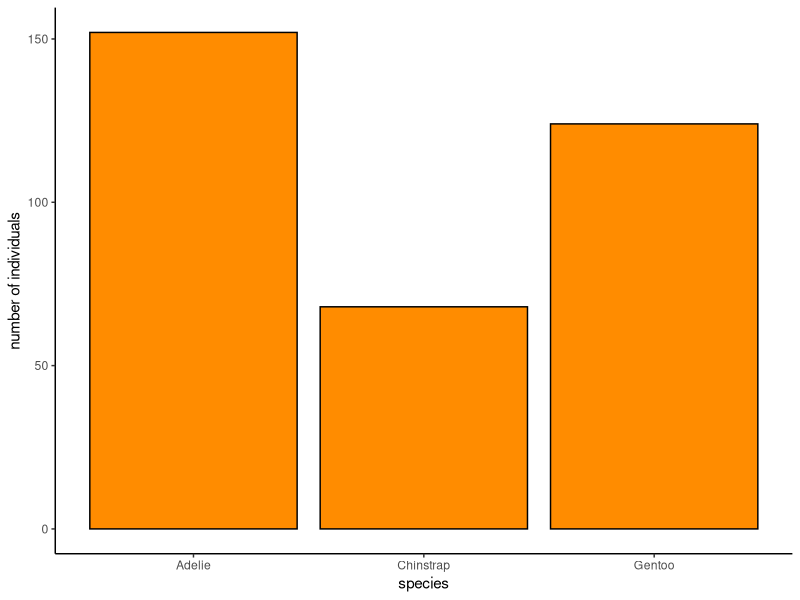
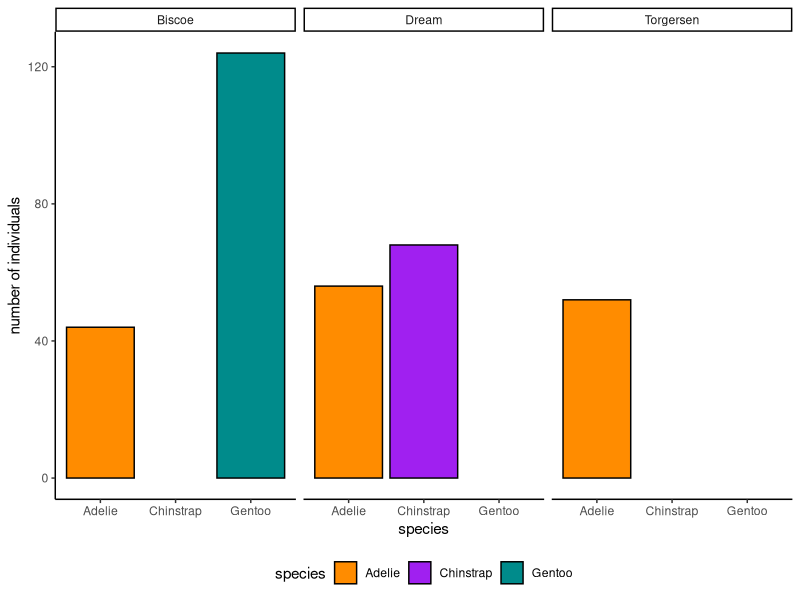
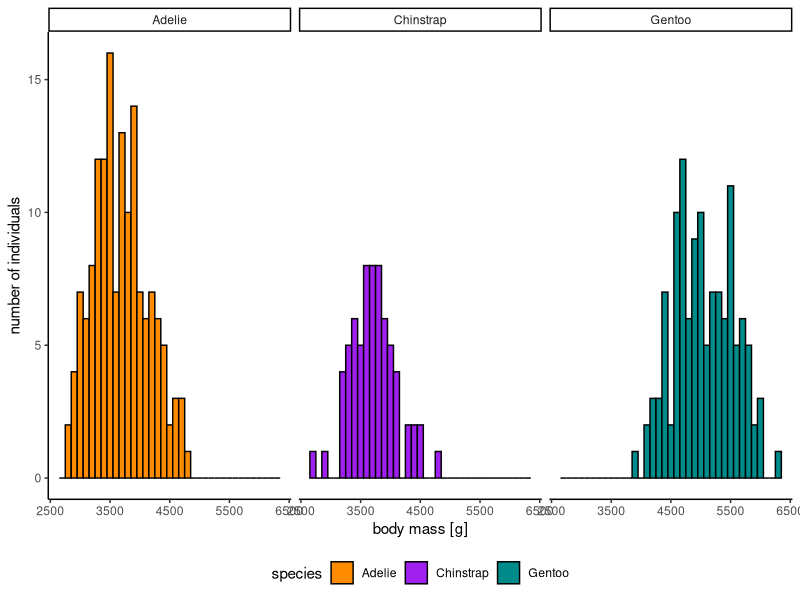
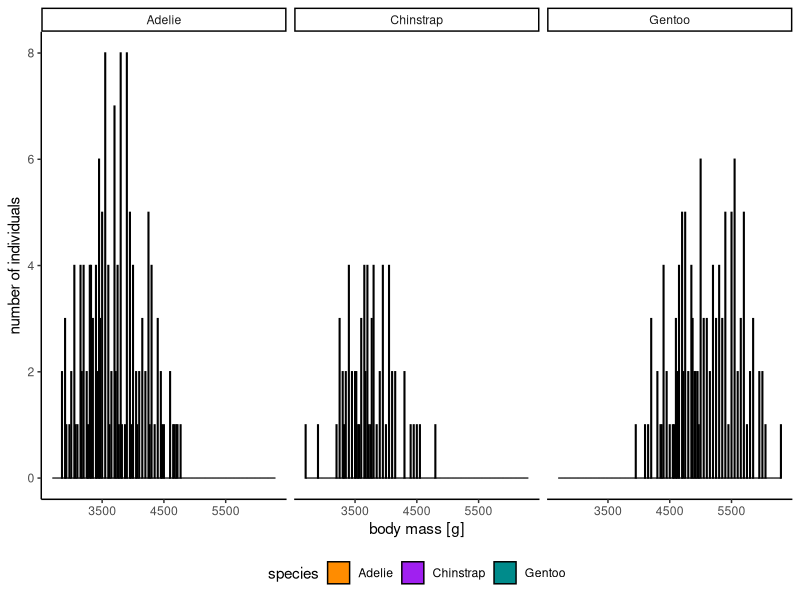
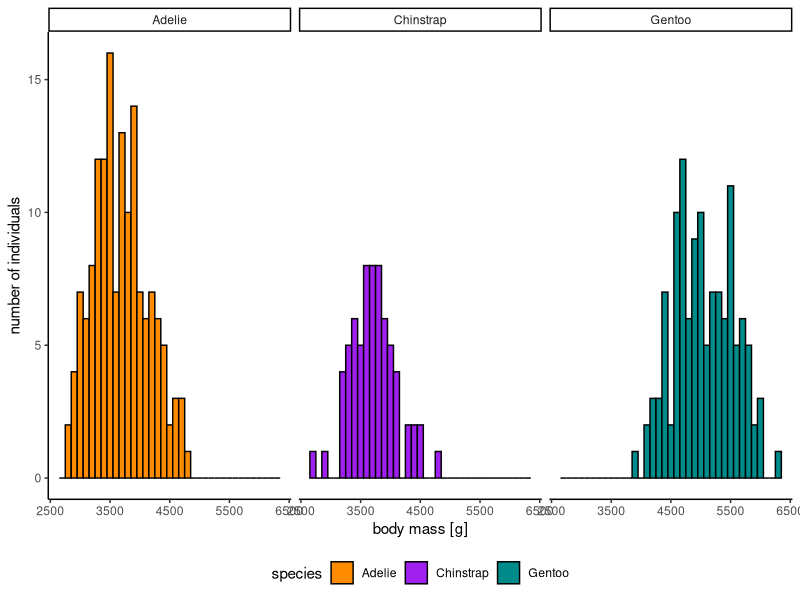
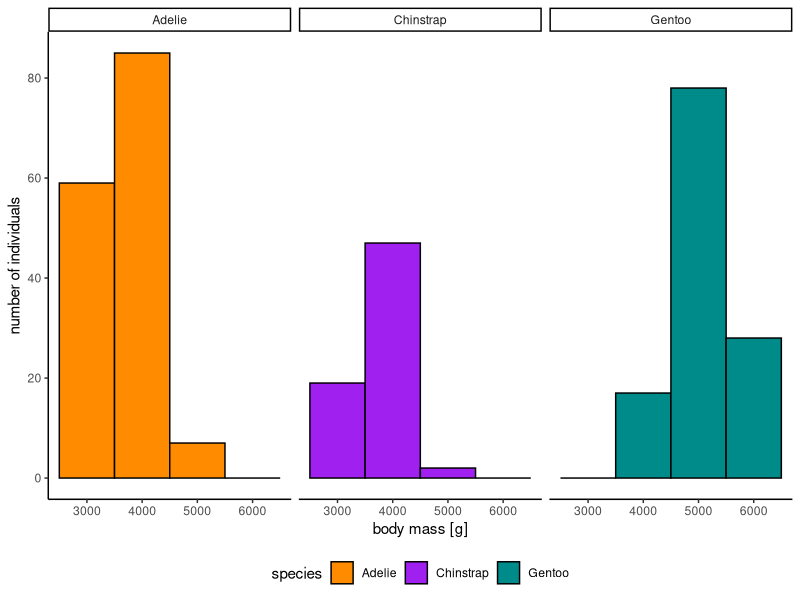
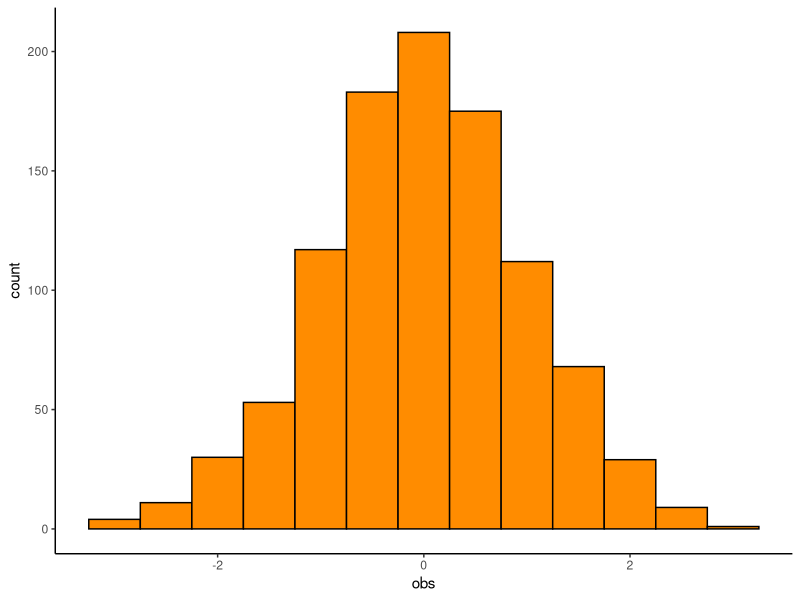
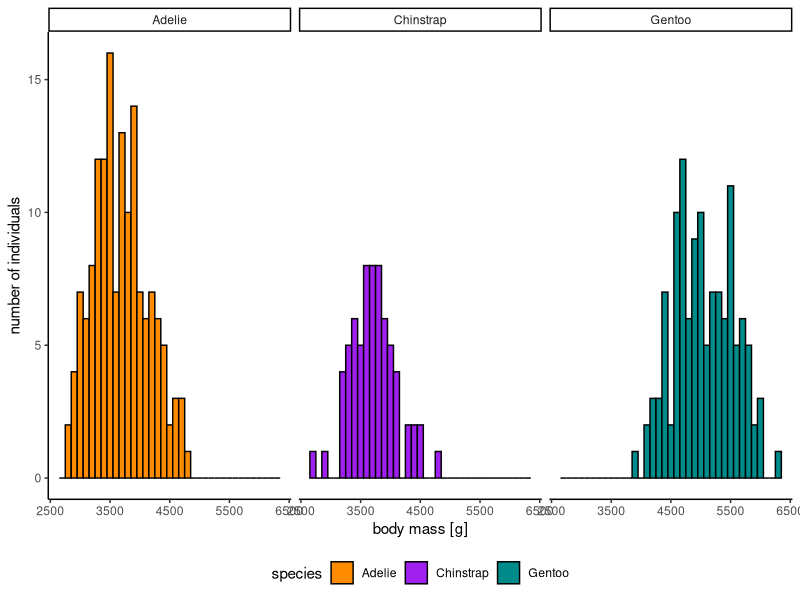

These charts were generated, in order, by the following R code:
## ---- chunk 1
#| label: set-up
#| include: false

# set options
knitr::opts_chunk$set(
  tidy = FALSE, 
  message = FALSE,
  warning = FALSE)

options(htmltools.dir.version = FALSE)

## ---- chunk 2
#| echo: false

# load libraries for reporting
library(knitr)

# load libraries for data wrangling
library(dplyr)
library(tidyr)
library(tibble)

# load libraries for plotting
library(ggplot2)
library(ggthemes)

# load dataset
library(palmerpenguins)

## ---- chunk 3

# overview of rows and columns
glimpse(penguins)

## ---- chunk 4

# count number of individual per species
penguins %>%
  count(species) %>%
  kable()

## ---- chunk 5

# create frequency table
penguins %>%
  count(species) %>%                 # count number of observations
  mutate(percent = n/sum(n)*100) %>% # calculate percent
  kable(digits = 1)                  # print table with 1 digit

## ---- chunk 6

penguins %>%
  count(sex) %>%
  mutate(percent = n/sum(n)*100) %>%
  kable(digits = 1)

## ---- chunk 7

penguins %>%
  count(species, sex) %>%
  mutate(percent = n/sum(n)*100) %>%
  kable(digits = 1)

## ---- chunk 8

penguins %>%
  group_by(island) %>%               # group data by island
  count(species) %>%                 # count number of observations in each subset
  pivot_wider(names_from = species,  # create one column per species
              values_from = n) %>%   # add counts per island per island/species
  kable()

## ---- chunk 9
#| label: fig-species 
#| fig-cap: "Number of individuals observed per species."   

ggplot(penguins, aes(x = species)) +  # specify data frame and column name to plot on x-axis   
  geom_bar(stat = "count",            # define chart type as bar plot            
           color = "black",           # define color of bar lines            
           fill = "darkorange") +     # define color of bars   
  labs(x = "species",                 # x axis label        
       y = "number of individuals") + # y axis label   
  theme_classic() 
## ---- chunk 10
#| label: fig-species-island
#| fig-cap: "Number of individuals observed per species on each island."


# define colors to use
col <- c("darkorange", "purple", "cyan4")


ggplot(penguins,                             # define data set to plot
       aes(x = species,                      # define variables to plot on x axis
           fill = species)) +                # color code bars by species
  geom_bar(stat = "count",                   # define chart type as bar plot
           color = "black") +         
  facet_grid(. ~ island) +                   # create separate plots per island
  scale_fill_manual(values = col) +          # define colors for fill
  labs(x = "species",                        # x axis label
       y = "number of individuals") +        # y axis label
  theme_classic() +
  theme(legend.position = "bottom")          # place legend underneath figure


## ---- chunk 11
#| label: fig-body-mass
#| fig-cap: "Distribution of body weight for each species."

ggplot(penguins, aes(x = body_mass_g,        # define data set & variable on x-axis
                     fill = species)) +      # color code by species
  geom_histogram(binwidth = 100,             # define bin width
                 color = "black") +
  facet_grid(. ~ species) +                  # create separate plot per species
  scale_fill_manual(values = col) +          # define color palette
  labs(x = "body mass [g]",                  # x-axis title
       y = "number of individuals") +        # y-axis title
  theme_classic() +
  theme(legend.position = "bottom")

## ---- chunk 12

# try a small bin size
ggplot(penguins, aes(x = body_mass_g,        # define data set & variable on x-axis
                     fill = species)) +      # color code by species
  geom_histogram(binwidth = 10,             # define bin width
                 color = "black") +
  facet_grid(. ~ species) +                  # create separate plot per species
  scale_fill_manual(values = col) +          # define color palette
  labs(x = "body mass [g]",                  # x-axis title
       y = "number of individuals") +        # y-axis title
  theme_classic() +
  theme(legend.position = "bottom")

# try a large bin size
ggplot(penguins, aes(x = body_mass_g,        # define data set & variable on x-axis
                     fill = species)) +      # color code by species
  geom_histogram(binwidth = 100,             # define bin width
                 color = "black") +
  facet_grid(. ~ species) +                  # create separate plot per species
  scale_fill_manual(values = col) +          # define color palette
  labs(x = "body mass [g]",                  # x-axis title
       y = "number of individuals") +        # y-axis title
  theme_classic() +
  theme(legend.position = "bottom")

# try a REALLY LARGE bin size
ggplot(penguins, aes(x = body_mass_g,        # define data set & variable on x-axis
                     fill = species)) +      # color code by species
  geom_histogram(binwidth = 1000,             # define bin width
                 color = "black") +
  facet_grid(. ~ species) +                  # create separate plot per species
  scale_fill_manual(values = col) +          # define color palette
  labs(x = "body mass [g]",                  # x-axis title
       y = "number of individuals") +        # y-axis title
  theme_classic() +
  theme(legend.position = "bottom")

## ---- chunk 13
#| label: fig-norm-dist
#| fig-cap: "Distribution of 1,000 observations randomly drawn from a normal distribution with mean = 0 and standard deviation = 1."

# randomly draw values from a specified normal distribution
df <- rnorm(n = 1000,   # set number of observations
            mean = 0,   # determine mean
            sd = 1) %>% # set standard deviation
  as.data.frame() %>%
  setNames("obs")

# plot histogram
ggplot(df, aes(x = obs)) +
  geom_histogram(binwidth = 0.5,
                 color = "black", fill = "darkorange") +
  theme_classic()


## ---- chunk 14
#| label: fig-weight-histog-I
#| fig-cap: "Distribution of body weight for Adelie, Chinstrap, and Gentoo penguins. Weights are binned in 100g increments."

ggplot(penguins, aes(x = body_mass_g,        # define data set & variable on x-axis
                     fill = species)) +      # color code by species
  geom_histogram(binwidth = 100,             # define bin width
                 color = "black") +
  facet_grid(. ~ species) +                  # create separate plot per species
  scale_fill_manual(values = col) +          # define color palette
  labs(x = "body mass [g]",                  # x-axis title
       y = "number of individuals") +        # y-axis title
  theme_classic() +
  theme(legend.position = "bottom")

## ---- chunk 15
#| label: fig-weight-histog-II
#| fig-cap: "Distribution of body weight for Adelie, Chinstrap, and Gentoo penguins. Weights are binned in 250g increments."

ggplot(penguins, aes(x = body_mass_g,        # define data set & variable on x-axis
                     fill = species)) +      # color code by species
  geom_histogram(binwidth = 250,             # define bin width
                 color = "black") +
  facet_grid(. ~ species) +                  # create separate plot per species
  scale_fill_manual(values = col) +          # define color palette
  labs(x = "body mass [g]",                  # x-axis title
       y = "number of individuals") +        # y-axis title
  theme_classic() +
  theme(legend.position = "bottom")

## ---- chunk 16
#| label: fig-weight-histog-sex
#| fig-cap: "Distribution of body weight for male and female Adelie, Chinstrap, and Gentoo penguins. Weights are binned in 150g increments."

ggplot(penguins, aes(x = body_mass_g,        # define data set & variable on x-axis
                     fill = species)) +      # color code by species
  geom_histogram(binwidth = 150,             # define bin width
                 color = "black") +
  facet_grid(sex ~ species) +                  # create separate plot per species and sex
  scale_fill_manual(values = col) +          # define color palette
  labs(x = "body mass [g]",                  # x-axis title
       y = "number of individuals") +        # y-axis title
  theme_classic() +
  theme(legend.position = "bottom")

## ---- chunk 17

# use a small sample size
df <- rnorm(n = 10,   # set number of observations
            mean = 0,   # determine mean
            sd = 1) %>% # set standard deviation
  as.data.frame() %>%
  setNames("obs")

# plot histogram
ggplot(df, aes(x = obs)) +
  geom_histogram(binwidth = 0.25,
                 color = "black", fill = "darkorange") +
  theme_classic()

# use a medium size sample size
df <- rnorm(n = 100,   # set number of observations
            mean = 0,   # determine mean
            sd = 1) %>% # set standard deviation
  as.data.frame() %>%
  setNames("obs")

# plot histogram
ggplot(df, aes(x = obs)) +
  geom_histogram(binwidth = 0.25,
                 color = "black", fill = "darkorange") +
  theme_classic()

# use a large size sample size
df <- rnorm(n = 1000,   # set number of observations
            mean = 0,   # determine mean
            sd = 1) %>% # set standard deviation
  as.data.frame() %>%
  setNames("obs")

# plot histogram
ggplot(df, aes(x = obs)) +
  geom_histogram(binwidth = 0.25,
                 color = "black", fill = "darkorange") +
  theme_classic()


# use a REALLY large size sample size
df <- rnorm(n = 10000,   # set number of observations
            mean = 0,   # determine mean
            sd = 1) %>% # set standard deviation
  as.data.frame() %>%
  setNames("obs")

# plot histogram
ggplot(df, aes(x = obs)) +
  geom_histogram(binwidth = 0.25,
                 color = "black", fill = "darkorange") +
  theme_classic()

## ---- chunk 18

penguins %>%                                                       # define data frame
  group_by(species) %>%                                            # create subsets by species
  summarize(mean_body_mass = mean(body_mass_g, na.rm = TRUE)) %>%  # calculate mean
  kable(digits = 1)                                                # print table

## ---- chunk 19

penguins %>%                                                           # define data frame
  group_by(species) %>%                                                # create subsets by species
  summarize(mean_body_mass = mean(body_mass_g, na.rm = TRUE),          # calculate mean
            median_body_mass = median(body_mass_g, na.rm = TRUE)) %>%  # calculate median
  kable(digits = 1)                                                    # print table

## ---- chunk 20

penguins %>%                                                           # define data frame
  group_by(species) %>%                                                # create subsets by species
  summarize(mean_body_mass = mean(body_mass_g, na.rm = TRUE),          # calculate mean
            median_body_mass = median(body_mass_g, na.rm = TRUE),      # calculate median
            min_body_mass = min(body_mass_g, na.rm = TRUE),            # determine largest value
            max_body_mass = max(body_mass_g, na.rm = TRUE)) %>%        # determine largest value
  kable(digits = 1) 

## ---- chunk 21
#| label: fig-body-mass-jitter
#| fig-cap: "Observed body weight for Adelie, Chinstrap, and Gentoo pengiuns."

ggplot(penguins, aes(x = body_mass_g, y = species, fill = species)) +
  geom_jitter(size = 3, shape = 21, alpha = .4, height = .1) +
  scale_fill_manual(values = col) +
  labs(x = "body mass [g]", y = "species") +
  theme_classic() +
  theme(legend.position = "none")

## ---- chunk 22
#| label: fig-deviation-mean
#| fig-cap: "Body weights for Chinstrap penguins. Red line indicates mean body mass. Black lines denote the deviation from the mean for each observation."

# create data frame with only chinstrap penguins
chinstrap <- penguins %>%
  filter(species == "Chinstrap") %>%
  rownames_to_column("indv")

# plot all observed weights
ggplot(chinstrap, aes(x = body_mass_g, y = indv)) +
  geom_vline(aes(xintercept = mean(body_mass_g, na.rm = TRUE)), 
             color = "darkred", size = 1) +
  geom_segment(aes(x = body_mass_g, xend = mean(body_mass_g),
                   yend = indv)) +
  geom_point(size = 3, shape = 21, fill = "cyan4") +
  labs(x = "body mass [g]") +
  theme_classic() +
  theme(axis.title.y = element_blank(),
        axis.text.y = element_blank(),
        axis.ticks.y = element_blank())

## ---- chunk 23

penguins %>%                                                           # define data frame
  group_by(species) %>%                                                # create subsets by species
  summarize(mean_body_mass = mean(body_mass_g, na.rm = TRUE),          # calculate mean
            median_body_mass = median(body_mass_g, na.rm = TRUE),      # calculate median
            min_body_mass = min(body_mass_g, na.rm = TRUE),            # determine largest value
            max_body_mass = max(body_mass_g, na.rm = TRUE),            # determine largest value
            var_body_mass = var(body_mass_g, na.rm = TRUE)) %>%         # calculate variance
  kable(digits = 1) 

## ---- chunk 24

penguins %>%                                                           # define data frame
  group_by(species) %>%                                                # create subsets by species
  summarize(mean_body_mass = mean(body_mass_g, na.rm = TRUE),          # calculate mean
            median_body_mass = median(body_mass_g, na.rm = TRUE),      # calculate median
            min_body_mass = min(body_mass_g, na.rm = TRUE),            # determine largest value
            max_body_mass = max(body_mass_g, na.rm = TRUE),            # determine largest value
            var_body_mass = var(body_mass_g, na.rm = TRUE),            # calculate variance
            std_body_mass = sd(body_mass_g, na.rm = TRUE)) %>%         # calculate standard deviation
  kable(digits = 1) 

## ---- chunk 25
#| label: tbl-sum-stats
#| tbl-cap: "Add descriptive table caption."

penguins %>%                                                       # define data frame
  group_by(species) %>%                                            # create subsets by species
  summarize(mean = mean(flipper_length_mm, na.rm = TRUE),          # calculate mean
            median = median(flipper_length_mm, na.rm = TRUE),      # calculate median
            min = min(flipper_length_mm, na.rm = TRUE),            # determine largest value
            max = max(flipper_length_mm, na.rm = TRUE),            # determine largest value
            var = var(flipper_length_mm, na.rm = TRUE),            # calculate variance
            sd = sd(flipper_length_mm, na.rm = TRUE)) %>%          # calculate sd
  kable(digits = 1) 

